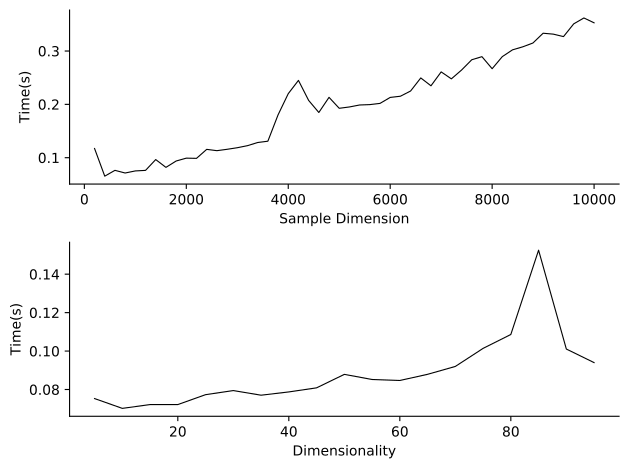

Source code (Python):
import numpy as np
from sklearn.ensemble import RandomForestClassifier
import matplotlib.pyplot as plt
import random
import time 

rng = np.random.RandomState(0)
possible_dimensions=range(5,100,5)
possible_dimensions_sample=range(200,10001,200)

dimension=9
x_sample=[]
y_sample=[]
for dimension_sample in possible_dimensions_sample:
    pts = rng.random_sample((dimension_sample, dimension))
    starting=time.time()
    labels=np.array([random.randint(0,10) for _ in range(dimension_sample)])
    clf = RandomForestClassifier(n_jobs=-1, n_estimators=30)
    clf.fit(pts,labels)
    time_elapsed=time.time()-starting
    x_sample.append(dimension_sample)
    y_sample.append(time_elapsed)
    print(time_elapsed)

dimension_sample=1000
x_dim=[]
y_dim=[]
for dimension in possible_dimensions:
    pts = rng.random_sample((dimension_sample, dimension))
    starting=time.time()
    labels=np.array([random.randint(0,10) for _ in range(dimension_sample)])
    clf = RandomForestClassifier(n_jobs=-1, n_estimators=30)
    clf.fit(pts,labels)
    time_elapsed=time.time()-starting
    x_dim.append(dimension)
    y_dim.append(time_elapsed)
    print(time_elapsed)

output_file=__file__[:-3]+".pdf"
filename=__file__.split("/")[-1][:-3]
title=" ".join(filename.split("_"))

ax=plt.subplot(2, 1, 1)
#plt.title(title)
plt.xlabel("Sample Dimension")
plt.ylabel("Time(s)")
plt.plot(x_sample,y_sample, color=[0,0,0], linewidth=0.8)

ax.spines['top'].set_visible(False)
ax.spines['right'].set_visible(False)
ax.get_xaxis().tick_bottom()
ax.get_yaxis().tick_left()

ax=plt.subplot(2, 1, 2)
plt.xlabel("Dimensionality")
plt.ylabel("Time(s)")
plt.plot(x_dim,y_dim, color=[0,0,0], linewidth=0.8)
plt.tight_layout()


ax.spines['top'].set_visible(False)
ax.spines['right'].set_visible(False)
ax.get_xaxis().tick_bottom()
ax.get_yaxis().tick_left()

plt.savefig(output_file, bbox_inches="tight")
#plt.savefig("/Users/marco/Desktop/{}.pdf".format(filename), bbox_inches="tight")
#plt.show()
    
